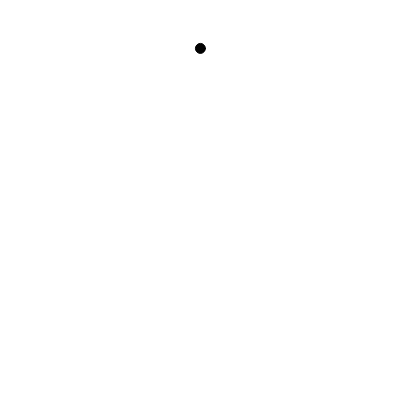
Frame 1 (no input)
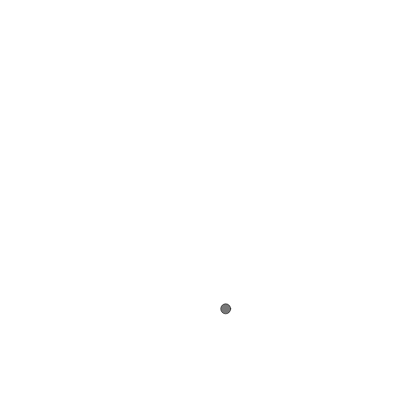
Frame 60 (no input)
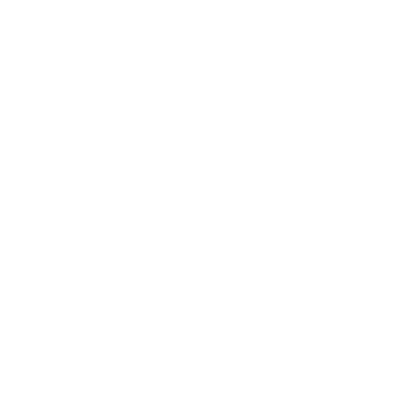
Frame 120 (the mouse pressed at the canvas centre since frame 60)

The p5.js sketch that drew these frames (run headless with seeded random() and noise() and a simulated clock; from frame 60 on, the mouse is pressed at the canvas centre):

// p5.js sketch
// ── sketch.js
let particle;

function setup() {
  createCanvas(400, 400);
  particle = new Particle(width/2, 50);
}

function draw() {
  background(255);
  
  // Operate the single particle.
  particle.update();
  particle.show();
  
  // apply gravity
  let gravity = createVector (0, 0.2);
  particle.applyForce(gravity);
  
  // Check the particle’s state and make a new particle.
  if (particle.isDead()){
    particle = new Particle(width/2, 50);
    console.log("Particle dead!")
  }
  
}


class Particle{
  constructor(x, y){
    this.position = createVector(x, y);
    // give it a random velocity
    this.velocity = createVector(random(-1, 1), random(-2, 0));
    this.acceleration = createVector();
    // A new variable to keep track of how long the particle has been “alive.”
    this.lifespan = 255;
    
  }
  
  
  
  update(){
    this.velocity.add(this.acceleration);
    this.position.add(this.velocity);
    
    this.acceleration.mult(0);
    this.lifespan -= 2.0;
  }
  
  isDead(){
    if (this.lifespan > 0){
      return false
    }else{
      return true;
    }
  }
  
  applyForce(force){
    let f = force;
    this.acceleration.add(f);
  }
  
  show(){
    // Since the life ranges from 255 to 0, it can also be used for alpha.
    fill(0, this.lifespan);
    stroke(0, this.lifespan);
    circle(this.position.x, this.position.y, 10);
    
  }
}
